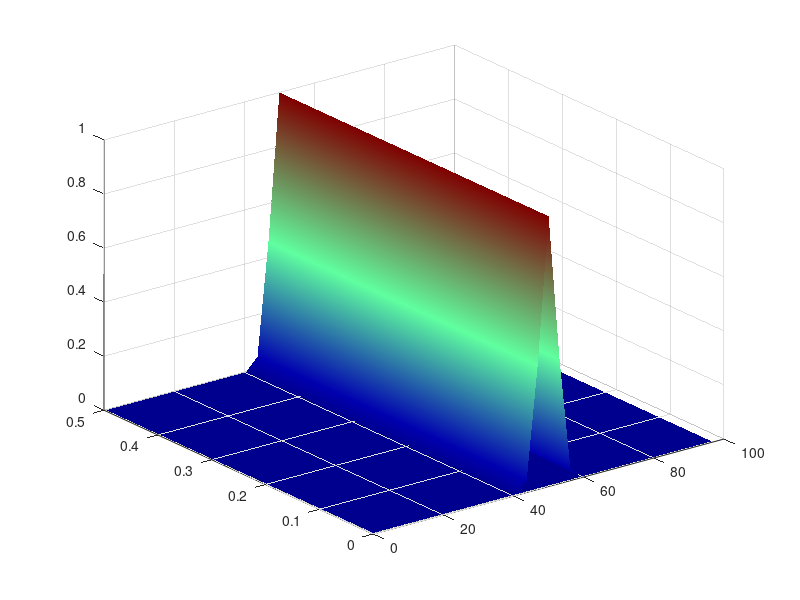
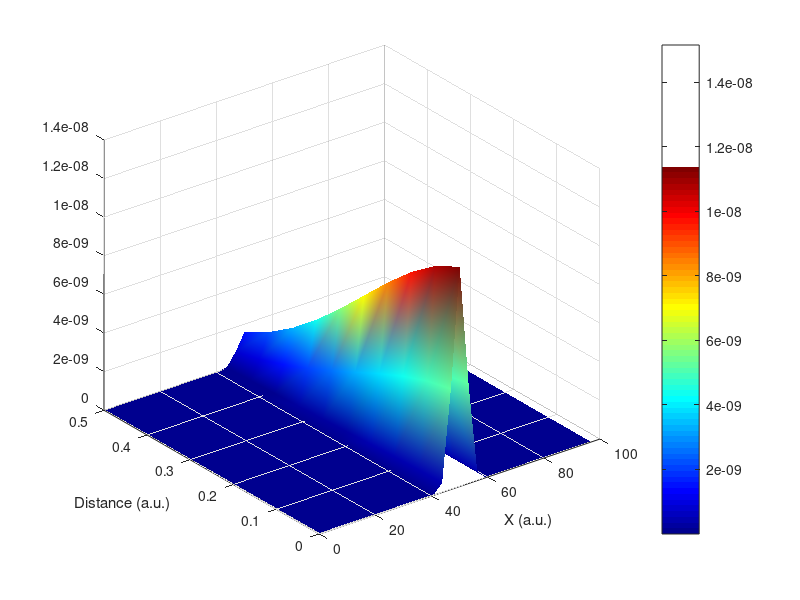
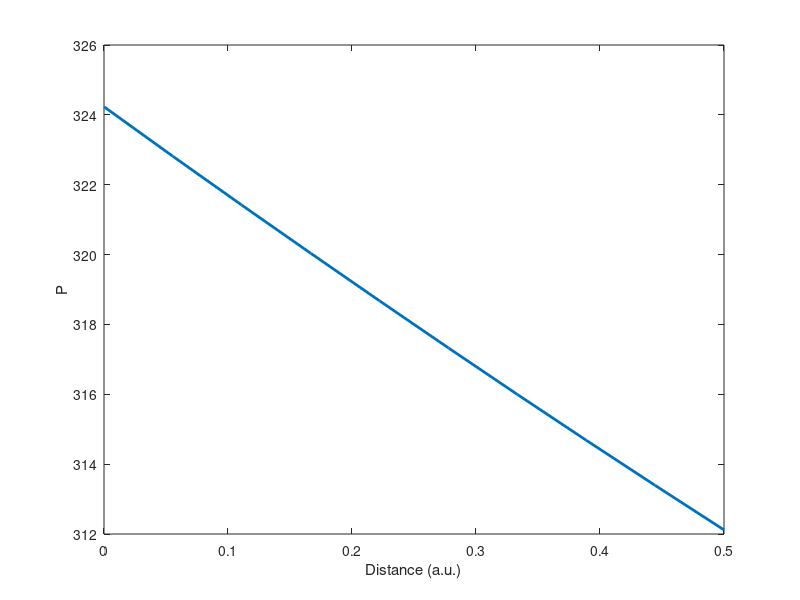
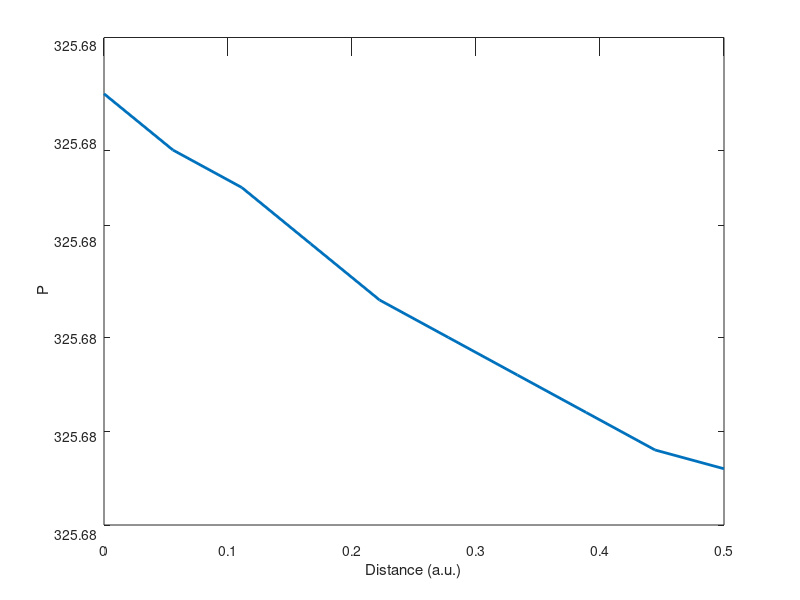

These figures' MATLAB source, in order:

% Number of fourier modes
L_space = 100;
L_time = 100;

% Number of points to split up x into
N_space = 2^5;
N_time = 2^5;

% points for x and y
x = (L_space/N_space)*(0:N_space-1);
y = (L_space/N_space)*(0:N_space-1);
t = (L_time/N_time)*(0:N_time-1);
[X, Y, T] = ndgrid(x,y,t);

% Fourier space for x and y
kx_pump = 2*pi/L_space*[(0:N_space/2-1) (-N_space/2:-1)];
ky_pump = 2*pi/L_space*[(0:N_space/2-1) (-N_space/2:-1)];
omega_pump = 2*pi/L_time*[(0:N_time/2-1) (-N_time/2:-1)];


[Kx, Ky, OMEGA] = ndgrid(kx_pump, ky_pump, omega_pump);

% nonlinear
Aeff_mm_squared = 20e-6;

alpha_2_d_mm_per_W = 250e-8;
alpha_2_mm_per_W = 200e-8;

%alpha_2_d_mm_per_W = 0;

gamma2 = alpha_2_mm_per_W/(2*Aeff_mm_squared);
gamma2_d = alpha_2_d_mm_per_W/(2*Aeff_mm_squared);


% Propagation distance
Z = 0.5;
steps = 10;
dZ = Z/steps;

delays = linspace(0.3, 0.7, 100);

signal = zeros(size(delays));

for jnd = 1:length(delays)
    
    % Initial envelope
    phi_pump = exp(-((X - 0.5*L_space).^2./5^2 + (Y - 0.5*L_space).^2./5^2 + (T - delays(jnd)*L_time).^2./6.617.^2));
    phi_probe = exp(-((X - 0.5*L_space).^2./5^2 + (Y - 0.5*L_space).^2./5^2 + (T - 0.5*L_time).^2./6.617.^2));
    
    % Linear propagation operator
    D_pump = -(0.5*(-1i*0*Kx.^2 - 1i*0*Ky.^2 - 20*1i*Kx + 1i*0*OMEGA.^2)*0.5*dZ);
    D_probe = -(0.5*(-1i*0*Kx.^2 - 1i*0*Ky.^2 + 1i*0*OMEGA.^2)*0.5*dZ);
    
    phi_out_pump = zeros(steps, N_time, N_space, N_space);
    phi_out_probe = zeros(steps, N_time, N_space, N_space);
    
    % Not symmetrized, will need to do that for better accuracy
    for ind = 1:steps
        
        %Pump
        
        lin_step_pump_1 = ifft2(fft2(phi_pump).*exp(D_pump));
        
        nonlin_step_pump = lin_step_pump_1.*exp((-2*gamma2_d*abs(lin_step_pump_1).^2)*dZ);
        
        lin_step_pump_2 = ifft2(fft2(nonlin_step_pump).*exp(D_pump));
        
        phi_pump = lin_step_pump_2;
        
        % Probe
        
        lin_step_probe_1 = ifft2(fft2(phi_probe).*exp(D_probe));
        
        nonlin_step_probe = lin_step_probe_1.*exp((-2*gamma2*abs(lin_step_pump_1).^2)*dZ);
        
        lin_step_probe_2 = ifft2(fft2(nonlin_step_probe).*exp(D_probe));
        
        phi_probe = lin_step_probe_2;
        
        phi_out_pump(ind, :, :, :) = phi_pump;
        phi_out_probe(ind, :, :, :) = phi_probe;
    end
    
    P_pump = zeros(1,steps);
    P_probe = zeros(1,steps);
    %Power
    dX = L_space/N_space;
    dY = L_space/N_space;
    dT = L_time/N_time;
    
    for ind = 1:steps
        P_pump(ind) = dX*dY*dT*sum(sum(sum(abs(phi_out_pump(ind,:,:,:)).^2)));
        P_probe(ind) = dX*dY*dT*sum(sum(sum(abs(phi_out_probe(ind,:,:,:)).^2)));
    end
    
    signal(jnd) = P_probe(end);
end

z = linspace(0,Z,steps);
figure(1)
% surf(x,z,abs(phi_out(:,:,N_time/2)).^2)
surf(t,z,abs(squeeze(phi_out_pump(:,:,N_space/2+1,N_space/2+1))).^2)
hold on
surf(t,z,abs(squeeze(phi_out_probe(:,:,N_space/2+1,N_space/2+1))).^2)
hold off
shading interp, colormap('jet')

figure(2)
surf(x,z,abs(squeeze(phi_out_pump(:,N_time/2+1,:,N_space/2+1))).^2)
shading interp
colormap('jet')
colorbar
xlabel('X (a.u.)')
ylabel('Distance (a.u.)')
%xlim([min(x) max(x)])


%Power conservation
figure(3)
plot(z,P_pump,'Linewidth',2)
xlabel('Distance (a.u.)')
ylabel('P')
%ylim([P(1)-1 P(1)+1])

figure(4)
plot(z,P_probe,'Linewidth',2)
xlabel('Distance (a.u.)')
ylabel('P')
%ylim([P(1)-1 P(1)+1])

figure(5)
plot(signal)

show_video = 0;
if show_video, for ind = 1:steps
        imshow(squeeze(abs(phi_out_pump(ind,:,:)).^2)./max(max(abs(phi_out_pump(ind,:,:)).^2)))
        pause(0.01)
    end
end

max(signal) - min(signal)
